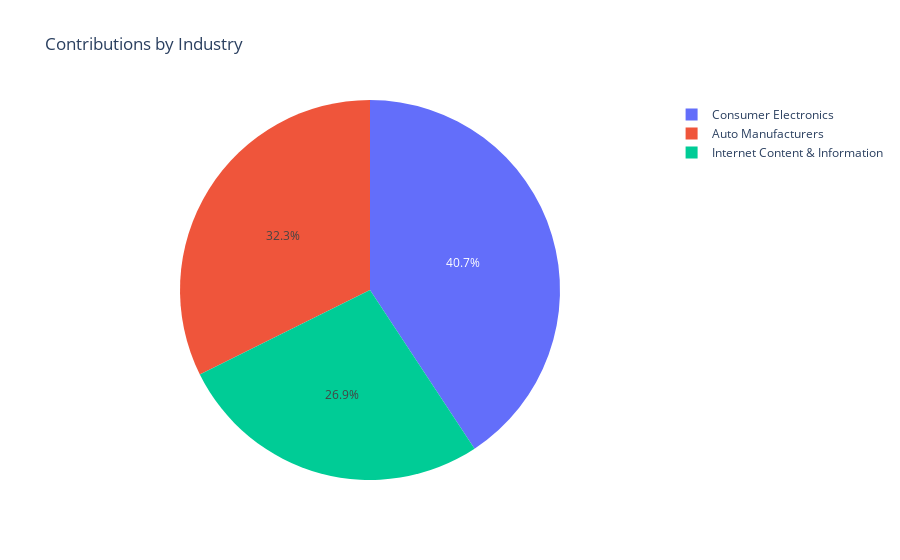

Notebook cell for this chart:
### Code cell
industry_contribution_pie(industry_holdings)

### Figure 1 — Plotly figure (JSON) as saved in the notebook; plotly's stock layout.template omitted (floating-point values rounded to 4 significant figures)
{"data": [{"domain": {"x": [0, 1], "y": [0, 1]}, "hovertemplate": "Industry=%{label}<br>Cumulative Contributions=%{value}<extra></extra>", "labels": ["Auto Manufacturers", "Consumer Electronics", "Internet Content & Information"], "legendgroup": "", "name": "", "showlegend": true, "type": "pie", "values": [10990.0, 13837, 9154.0]}], "layout": {"autosize": true, "legend": {"tracegroupgap": 0}, "title": {"text": "Contributions by Industry"}}}
